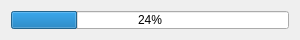
<?xml version="1.0" encoding="UTF-8"?>
<ui version="4.0">
 <class>DialogLoading</class>
 <widget class="QDialog" name="DialogLoading">
  <property name="geometry">
   <rect>
    <x>0</x>
    <y>0</y>
    <width>300</width>
    <height>40</height>
   </rect>
  </property>
  <property name="minimumSize">
   <size>
    <width>300</width>
    <height>40</height>
   </size>
  </property>
  <property name="maximumSize">
   <size>
    <width>300</width>
    <height>40</height>
   </size>
  </property>
  <property name="windowTitle">
   <string>Dialog</string>
  </property>
  <layout class="QVBoxLayout" name="verticalLayout">
   <item>
    <widget class="QProgressBar" name="progressBar">
     <property name="value">
      <number>24</number>
     </property>
    </widget>
   </item>
  </layout>
 </widget>
 <resources/>
 <connections/>
</ui>
